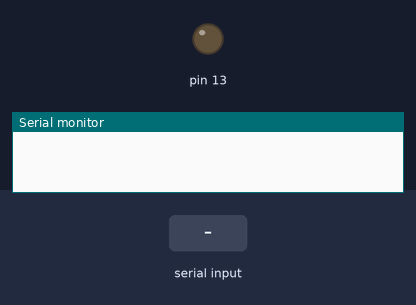
The sketch below on a simulated Arduino Uno, built with avr-gcc and run on an emulated ATmega328P. Parts: output pins drawn as LEDs (lit = HIGH), the last lines printed to the serial monitor. The test bench sets the inputs (shaded band).

Above: at 1.2 s.
1.3 s: "1" received over Serial
At 2.5 s:
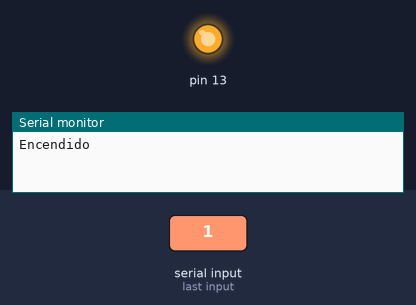
2.8 s: "2" received over Serial
At 3.6 s:
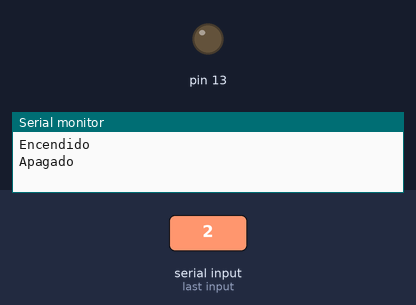
Timing chart, 0 to 5.8 s (numbered marks = the images above; inputs shaded):
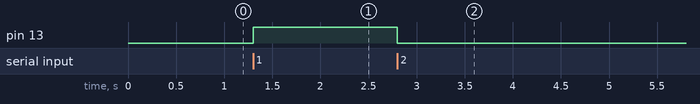

Measured:
- after the input at 1.3 s, pin 13: LOW → HIGH at once
- after the input at 2.8 s, pin 13: HIGH → LOW at once

The sketch:

Receptor_arduino.ino
```cpp
int led = 13;
char dato;

void setup() {
  // put your setup code here, to run once:
  pinMode(13, OUTPUT);
  Serial.begin(9600);
}

void loop() {
  // put your main code here, to run repeatedly:
  if(Serial.available()>0){
    dato = Serial.read();

    if(dato == '1'){
      digitalWrite(13, HIGH);
      Serial.print("Encendido \n");
    }
    if(dato == '2'){
      digitalWrite(13, LOW);
      Serial.print("Apagado \n");
    }
  }
}
```
